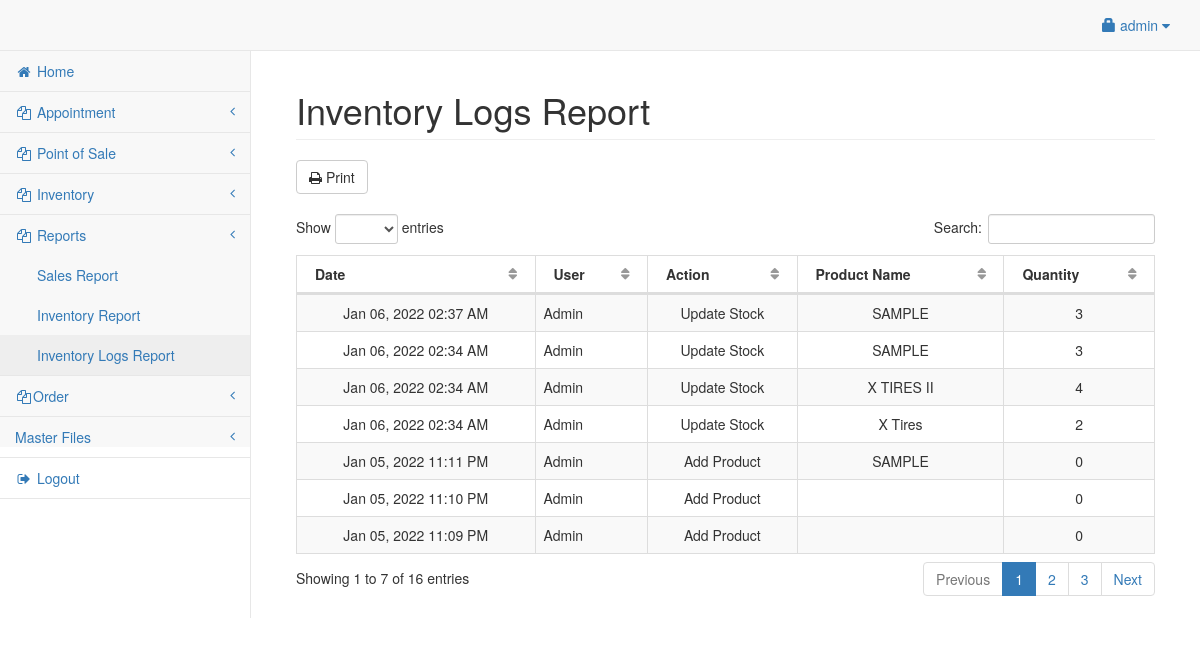
Screenshot of /admin/inventory.php (signed in) with the database file from the repository.
### tables this page shows
CREATE TABLE `user` (
  `userid` int(11) NOT NULL,
  `username` varchar(30) NOT NULL,
  `password` varchar(50) NOT NULL,
  `access` int(1) NOT NULL,
  `fullname` varchar(250) NOT NULL,
  `contact` bigint(15) NOT NULL,
  `address` varchar(250) NOT NULL,
  `photo` varchar(250) NOT NULL
);

CREATE TABLE `inventory` (
  `inventoryid` int(11) NOT NULL,
  `userid` int(11) NOT NULL,
  `action` varchar(50) NOT NULL,
  `productid` int(11) NOT NULL,
  `quantity` double NOT NULL,
  `inventory_date` datetime NOT NULL
);

CREATE TABLE `product` (
  `productid` int(11) NOT NULL,
  `categoryid` int(11) NOT NULL,
  `barcode_id` varchar(25) NOT NULL,
  `product_name` varchar(150) NOT NULL,
  `product_price` double NOT NULL,
  `price` int(10) NOT NULL,
  `product_qty` double NOT NULL,
  `photo` varchar(200) NOT NULL,
  `supplierid` int(11) NOT NULL,
  `date` date NOT NULL,
  `about` varchar(250) NOT NULL,
  `damage_qty` double NOT NULL
);

### admin/session.php (called while the page is built, shortened)
<?php
	include('../conn.php');
	$sq=mysqli_query($conn,"select * from `user` where userid='".$_SESSION['id']."'");
	$srow=mysqli_fetch_array($sq);
	$user=$srow['username'];
?>

### admin/inventory.php (the view, shortened to what this page needs)
<?php include('session.php'); ?>
<?php include('header.php'); ?>
<body>
<div id="wrapper">
<?php include('navbar.php'); ?>
<div style="height:50px;"></div>
<div id="page-wrapper">
<div class="container-fluid">
	<div class="row">
        <div class="col-lg-12">
            <h1 class="page-header">Inventory Logs Report</h1>
        </div>
    </div>
	<button class="btn btn-default" id ="print">
													<i class="fa fa-print"></i> Print
												</button></a>
	<br></br>
    <div class="row">
        <div class="col-lg-12">
            <table width="100%" class="table table-striped table-bordered table-hover" id="invTable">
                <thead>
                    <tr>
                        <th>Date</th>
						<th>User</th>
                        <th>Action</th>
						<th>Product Name</th>
						<th>Quantity</th>
                    </tr>
                </thead>
                <tbody>
				<?php
					$iq=mysqli_query($conn,"select * from inventory left join product on product.productid=inventory.productid order by inventory_date desc");
					while($iqrow=mysqli_fetch_array($iq)){
					?>
						<tr>
							<td><center><?php echo date('M d, Y h:i A',strtotime($iqrow['inventory_date'])); ?></center></td>
							<td>
							<?php
								$u=mysqli_query($conn,"select * from `user` left join customer on customer.userid=user.userid left join supplier on supplier.userid=user.userid where user.userid='".$iqrow['userid']."'");
								$urow=mysqli_fetch_array($u);
								if($urow['access']==1){
									echo "Admin";
								}
							?>
							</td>
							<td align="right"><center><?php echo $iqrow['action']; ?></center></td>
							<td align="right"><center><?php echo $iqrow['product_name']; ?></center></td>
							<td align="right"><center><?php echo $iqrow['quantity']; ?></center></td>
						</tr>
					<?php
					}
				?>
                </tbody>
            </table>
        </div>
    </div>
</div>
</div>
</div>
</body>
</html>

### admin/navbar.php (shortened to what this page needs)
<?php include('session.php'); ?>
<?php include('header.php'); ?>
<?php
$sq = mysqli_query($conn, "select access from `user` where userid='" . $_SESSION['id'] . "'");
$srow = mysqli_fetch_array($sq);
$access = $srow['access'];
?>
<nav class="navbar navbar-default navbar-fixed-top" role="navigation" style="margin-bottom: 0">
    <ul class="nav navbar-top-links navbar-right">
        <li class="dropdown">
            <a class="dropdown-toggle" data-toggle="dropdown" href="#">
                <span class="glyphicon glyphicon-lock"></span> <?php echo $user; ?> <i class="fa fa-caret-down"></i>
            </a>
        </li>
    </ul>
    <div class="navbar-default sidebar" role="navigation">
        <div class="sidebar-nav navbar-collapse">
            <ul class="nav" id="side-menu">
                <li>
                    <a href="title.php"><i class="fa fa-home fa-fw"></i> Home</a>
                </li>
                <?php if ($access == 1) {  ?>
                    <li>
                        <a href="#"><i class="fa fa-copy fa-fw"></i> Appointment<span class="fa arrow"></span></a>
                    </li>
                <?php } ?>
                <?php if ($access == 1 || $access == 2) {  ?>
                    <li>
                        <a href="#"><i class="fa fa-copy fa-fw"></i> Point of Sale<span class="fa arrow"></span></a>
                    </li>
                <?php } ?>
                <?php if ($access == 1 || $access == 3) {  ?>
                    <li>
                        <a href="#"><i class="fa fa-copy fa-fw"></i> Inventory<span class="fa arrow"></span></a>
                    </li>
                <?php } ?>
                <?php if ($access == 1) {  ?>
                    <li>
                        <a href="#"><i class="fa fa-copy fa-fw"></i> Reports<span class="fa arrow"></span></a>
                        <ul class="nav nav-second-level">
                            <li>
                                <a href="sales.php"> Sales Report</a>
                            </li>
                            <li>
                                <a href="inventory_report.php"> Inventory Report</a>
                            </li>
                            <li>
                                <a href="inventory.php"> Inventory Logs Report</a>
                            </li>
                        </ul>
                    </li>
                    <li>
                        <a href="#"><i class="fa fa-copy fa-fw"></i>Order<span class="fa arrow"></span></a>
                    </li>
                    <li>
                        <a href="#">Master Files<span class="fa arrow"></span></a>
            </li>
        <?php
                } ?>
        <li><a href="logout.php"><i class="fa fa-sign-out fa-fw"></i> Logout</a></li>
        </ul>
        </div>
    </div>
</nav>

### rows the page displays
user: username "admin"
inventory: inventory_date "Jan 06, 2022 02:37 AM", action "Update Stock", productid.product_name "SAMPLE", quantity "3"
inventory: inventory_date "Jan 06, 2022 02:34 AM", action "Update Stock", productid.product_name "SAMPLE", quantity "3"
inventory: inventory_date "Jan 06, 2022 02:34 AM", action "Update Stock", productid.product_name "X TIRES II", quantity "4"
inventory: inventory_date "Jan 06, 2022 02:34 AM", action "Update Stock", productid.product_name "X Tires", quantity "2"
inventory: inventory_date "Jan 05, 2022 11:11 PM", action "Add Product", productid.product_name "SAMPLE", quantity "0"
inventory: inventory_date "Jan 05, 2022 11:10 PM", action "Add Product", quantity "0"
inventory: inventory_date "Jan 05, 2022 11:09 PM", action "Add Product", quantity "0"
